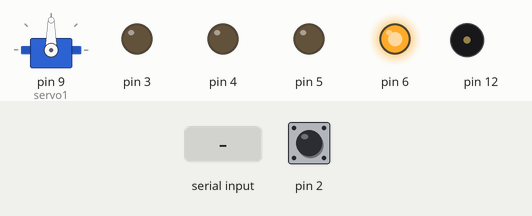
Recording of a sketch running on a simulated Arduino Uno, built with avr-gcc and run on an emulated ATmega328P. On the bench: servo, output pins drawn as LEDs (lit = HIGH), buzzer (waves = sounding). Dashed ring = blinking. The test bench sets the inputs (shaded band); at power-on: pin 2 HIGH.

Above: at 1.3 s.
1.4 s: pin 2 pulled LOW for 0.15 s
At 1.8 s:
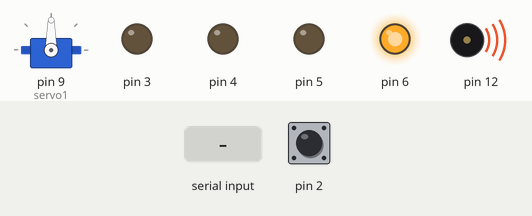
3.4 s: "3" received over Serial
At 4.42 s:
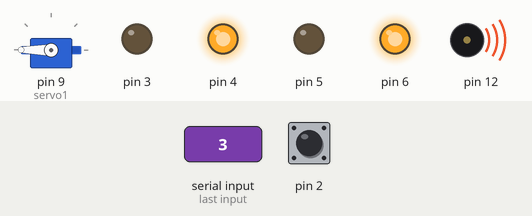
6.4 s: "1" received over Serial
At 6.92 s:
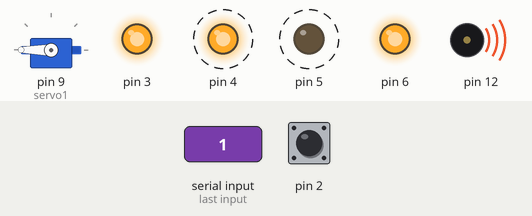
9.4 s: pin 2 pulled LOW for 1 s
At 11.6 s:
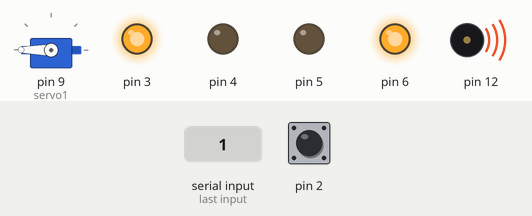
12.5 s: "2" received over Serial
15.5 s: "4" received over Serial
At 17.0 s:
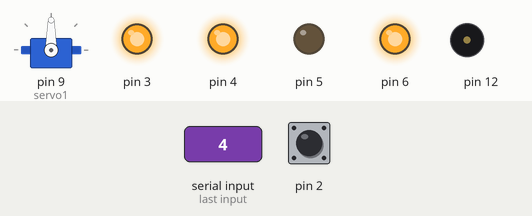
Timing chart, 0 to 18.5 s (numbered marks = the images above; inputs shaded):
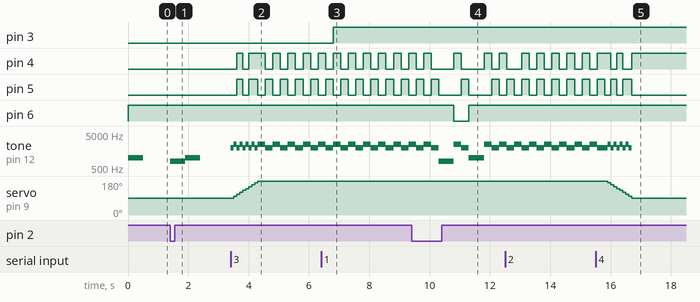

Measured:
- after the input at 1.4 s, tone on pin 12: silent → 800 Hz at once, → 1000 Hz 0.50 s later, → silent 0.50 s later
- after the input at 3.4 s, pin 4: goes HIGH 0.20 s, LOW 0.20 s, HIGH 0.55 s, 3 × (LOW 0.25 s, HIGH 0.25 s), LOW 0.25 s, then HIGH, starting after 0.20 s; pin 5: goes HIGH 0.20 s, LOW 0.20 s, 4 × (HIGH 0.30 s, LOW 0.25 s), HIGH 0.25 s, then LOW, starting after 0.20 s
- after the input at 6.4 s, pin 3: LOW → HIGH after 0.40 s
- after the input at 9.4 s, pin 6: HIGH → LOW after 1.4 s, → HIGH 0.50 s later
- after the input at 15.5 s, servo on pin 9 (servo1): moves from 180° to 90° over 0.80 s, starting after 0.40 s

The sketch:

Campainha__Garagem__Leds2.ino
```cpp
#include <Servo.h>
Servo servo1;
int state;
void setup() {
  servo1.attach(9);
  Serial.begin(9600);
  for (int i=3; i<7; i++) {
    pinMode(i, OUTPUT);
  }
  pinMode(12, OUTPUT);
  pinMode(2, INPUT_PULLUP);
}

void loop() {
  static int state3 = 1;
  static int state4 = 1;
  int currentPosition = servo1.read();
  int buttonState = digitalRead(2);
  static int soundPlayed = 1;
  if (currentPosition == 180) {
        digitalWrite(4, !digitalRead(4));
        tone(12, 2500);
        delay(250);
        digitalWrite(4, !digitalRead(4));
        digitalWrite(5, !digitalRead(5));
        tone(12, 2000);
        delay(250);
        digitalWrite(5, !digitalRead(5));
  }
  if (buttonState == 1 && soundPlayed == 1) {
    tone(12, 1000);
    digitalWrite(6, HIGH);
    delay(500);
    noTone(12);
    soundPlayed = 0;
  }
  if (buttonState == LOW) {
    if (soundPlayed == 0) {
      tone(12, 800);
      delay(500);
      digitalWrite(6, LOW);
      noTone(12);

    soundPlayed = 1;
    }
  }
  if (Serial.available()) {
      state = Serial.read();
  }
    if (state == 49) {
      digitalWrite(3, !digitalRead(3));
      state = 0;
    } else if (state == 50) {
      digitalWrite(4, !digitalRead(4));
      state = 0;
      } else if (state == 51 && state3 == 1) {
      tone(12, 2000);
      servo1.write(90);
      delay(100);
      tone(12, 2500);
      servo1.write(100);
      delay(100);
      digitalWrite(4, !digitalRead(4));
      digitalWrite(5, !digitalRead(5));
      tone(12, 2000);
      servo1.write(110);
      delay(100);
      tone(12, 2500);
      servo1.write(120);
      delay(100);
      digitalWrite(4, !digitalRead(4));
      digitalWrite(5, !digitalRead(5));
      tone(12, 2000);
      servo1.write(130);
      delay(100);
      tone(12, 2500);
      servo1.write(140);
      delay(100);
      digitalWrite(4, !digitalRead(4));
      digitalWrite(5, !digitalRead(5));
      tone(12, 2000);
      servo1.write(150);
      delay(100);
      tone(12, 2500);
      servo1.write(160);
      delay(100);
      tone(12, 2000);
      servo1.write(170);
      delay(100);
      digitalWrite(4, !digitalRead(4));
      digitalWrite(5, !digitalRead(5));
      tone(12, 2500);
      servo1.write(180);
      state = 0;
      state3 = 0;
      state4 = 1;
      } else if (state == 52 && state4 == 1) {
        servo1.write(180);
        delay(100);
        tone(12, 2500);
        servo1.write(170);
        delay(100);
        digitalWrite(4, !digitalRead(4));
        digitalWrite(5, !digitalRead(5));
        tone(12, 2000);
        servo1.write(160);
        delay(100);
        tone(12, 2500);
        servo1.write(150);
        delay(100);
        digitalWrite(4, !digitalRead(4));
        digitalWrite(5, !digitalRead(5));
        tone(12, 2000);
        servo1.write(140);
        delay(100);
        tone(12, 2500);
        servo1.write(130);
        delay(100);
        digitalWrite(4, !digitalRead(4));
        digitalWrite(5, !digitalRead(5));
        tone(12, 2000);
        servo1.write(120);
        delay(100);
        tone(12, 2500);
        servo1.write(110);
        delay(100);
        tone(12, 2000);
        servo1.write(100);
        delay(100);
        digitalWrite(4, !digitalRead(4));
        digitalWrite(5, !digitalRead(5));
        tone(12, 2500);
        servo1.write(90);
        state = 0;
        state3 = 1;
        state4 = 0;
      }
    noTone(12);
}
```
